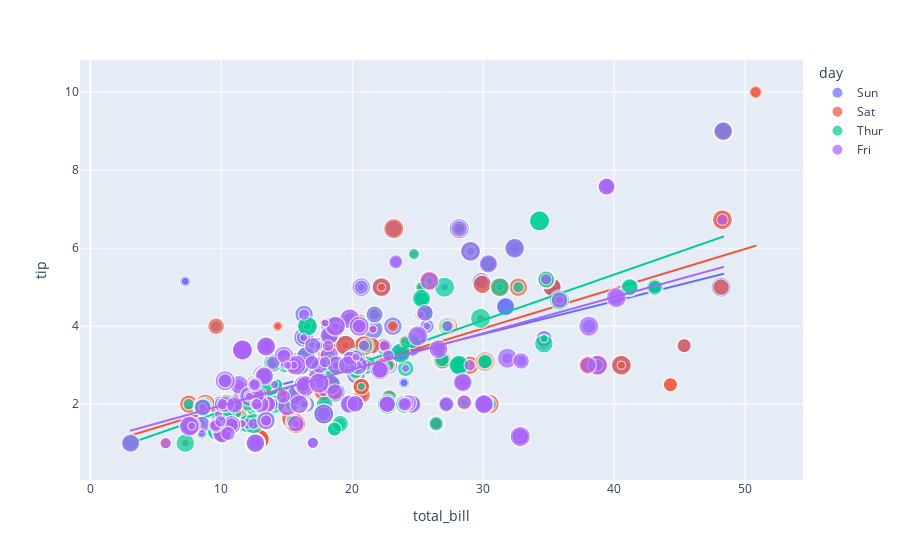
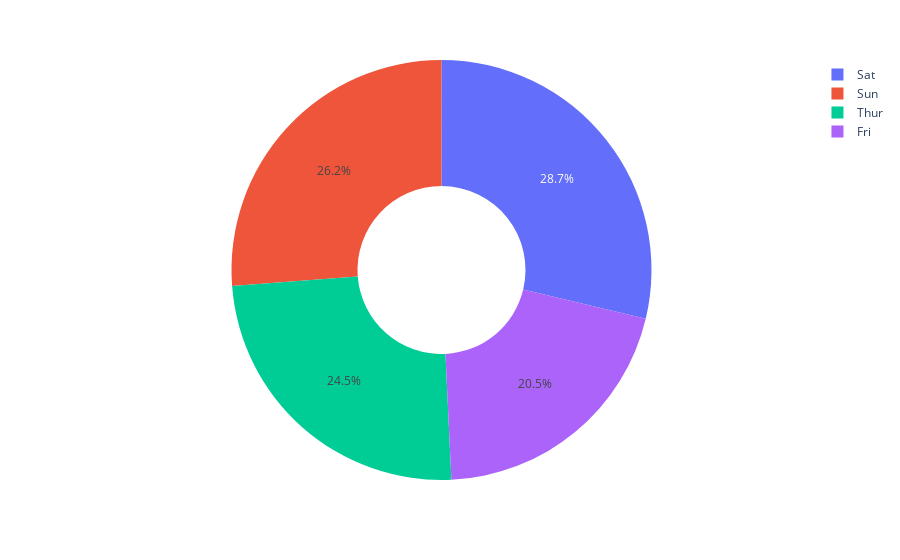

Notebook code cell kept with these figures, in order:
### Markdown cell above
### Menampilkan data pelanggan yang memberikan tips berdasarkan `hari kedatangan nya` dengan diagram scatter (sebaran data)

### Code cell
figure_sc = px.scatter(data_frame=dataset, x='total_bill', y='tip',
                    size='size', color='day', trendline='ols')

figure_pie = px.pie(dataset, values='tip', names='day', hole=0.4)

figure_sc.show()
figure_pie.show()

### Figure 1 — Plotly figure (JSON) as saved in the notebook; plotly's stock layout.template omitted (floating-point values rounded to 4 significant figures; data arrays with more than 128 entries replaced by an {"elided": "..."} marker saying what was removed)
{"data": [{"hovertemplate": "day=Sun<br>total_bill=%{x}<br>tip=%{y}<br>size=%{marker.size}<extra></extra>", "legendgroup": "Sun", "marker": {"color": "#636efa", "size": {"elided": "261 int values"}, "sizemode": "area", "sizeref": 0.015, "symbol": "circle"}, "mode": "markers", "name": "Sun", "showlegend": true, "type": "scattergl", "x": {"elided": "261 float values"}, "xaxis": "x", "y": {"elided": "261 float values"}, "yaxis": "y"}, {"hovertemplate": "<b>OLS trendline</b><br>tip = 0.084037 * total_bill + 1.27841<br>R<sup>2</sup>=0.283890<br><br>day=Sun<br>total_bill=%{x}<br>tip=%{y} <b>(trend)</b><extra></extra>", "legendgroup": "Sun", "marker": {"color": "#636efa", "symbol": "circle"}, "mode": "lines", "name": "Sun", "showlegend": false, "type": "scattergl", "x": {"elided": "261 float values"}, "xaxis": "x", "y": {"elided": "261 float values"}, "yaxis": "y"}, {"hovertemplate": "day=Sat<br>total_bill=%{x}<br>tip=%{y}<br>size=%{marker.size}<extra></extra>", "legendgroup": "Sat", "marker": {"color": "#EF553B", "size": {"elided": "294 int values"}, "sizemode": "area", "sizeref": 0.015, "symbol": "circle"}, "mode": "markers", "name": "Sat", "showlegend": true, "type": "scattergl", "x": {"elided": "294 float values"}, "xaxis": "x", "y": {"elided": "294 float values"}, "yaxis": "y"}, {"hovertemplate": "<b>OLS trendline</b><br>tip = 0.101895 * total_bill + 0.885106<br>R<sup>2</sup>=0.430683<br><br>day=Sat<br>total_bill=%{x}<br>tip=%{y} <b>(trend)</b><extra></extra>", "legendgroup": "Sat", "marker": {"color": "#EF553B", "symbol": "circle"}, "mode": "lines", "name": "Sat", "showlegend": false, "type": "scattergl", "x": {"elided": "294 float values"}, "xaxis": "x", "y": {"elided": "294 float values"}, "yaxis": "y"}, {"hovertemplate": "day=Thur<br>total_bill=%{x}<br>tip=%{y}<br>size=%{marker.size}<extra></extra>", "legendgroup": "Thur", "marker": {"color": "#00cc96", "size": {"elided": "261 int values"}, "sizemode": "area", "sizeref": 0.015, "symbol": "circle"}, "mode": "markers", "name": "Thur", "showlegend": true, "type": "scattergl", "x": {"elided": "261 float values"}, "xaxis": "x", "y": {"elided": "261 float values"}, "yaxis": "y"}, {"hovertemplate": "<b>OLS trendline</b><br>tip = 0.116972 * total_bill + 0.643593<br>R<sup>2</sup>=0.510324<br><br>day=Thur<br>total_bill=%{x}<br>tip=%{y} <b>(trend)</b><extra></extra>", "legendgroup": "Thur", "marker": {"color": "#00cc96", "symbol": "circle"}, "mode": "lines", "name": "Thur", "showlegend": false, "type": "scattergl", "x": {"elided": "261 float values"}, "xaxis": "x", "y": {"elided": "261 float values"}, "yaxis": "y"}, {"hovertemplate": "day=Fri<br>total_bill=%{x}<br>tip=%{y}<br>size=%{marker.size}<extra></extra>", "legendgroup": "Fri", "marker": {"color": "#ab63fa", "size": {"elided": "224 int values"}, "sizemode": "area", "sizeref": 0.015, "symbol": "circle"}, "mode": "markers", "name": "Fri", "showlegend": true, "type": "scattergl", "x": {"elided": "224 float values"}, "xaxis": "x", "y": {"elided": "224 float values"}, "yaxis": "y"}, {"hovertemplate": "<b>OLS trendline</b><br>tip = 0.0926845 * total_bill + 1.03769<br>R<sup>2</sup>=0.361999<br><br>day=Fri<br>total_bill=%{x}<br>tip=%{y} <b>(trend)</b><extra></extra>", "legendgroup": "Fri", "marker": {"color": "#ab63fa", "symbol": "circle"}, "mode": "lines", "name": "Fri", "showlegend": false, "type": "scattergl", "x": {"elided": "224 float values"}, "xaxis": "x", "y": {"elided": "224 float values"}, "yaxis": "y"}], "layout": {"legend": {"itemsizing": "constant", "title": {"text": "day"}, "tracegroupgap": 0}, "margin": {"t": 60}, "xaxis": {"anchor": "y", "domain": [0, 1], "title": {"text": "total_bill"}}, "yaxis": {"anchor": "x", "domain": [0, 1], "title": {"text": "tip"}}}}

### Figure 2 — Plotly figure (JSON) as saved in the notebook; plotly's stock layout.template omitted (floating-point values rounded to 4 significant figures; data arrays with more than 128 entries replaced by an {"elided": "..."} marker saying what was removed)
{"data": [{"domain": {"x": [0, 1], "y": [0, 1]}, "hole": 0.4, "hovertemplate": "day=%{label}<br>tip=%{value}<extra></extra>", "labels": {"elided": "1040 str values"}, "legendgroup": "", "name": "", "showlegend": true, "type": "pie", "values": {"elided": "1040 float values"}}], "layout": {"legend": {"tracegroupgap": 0}, "margin": {"t": 60}}}
